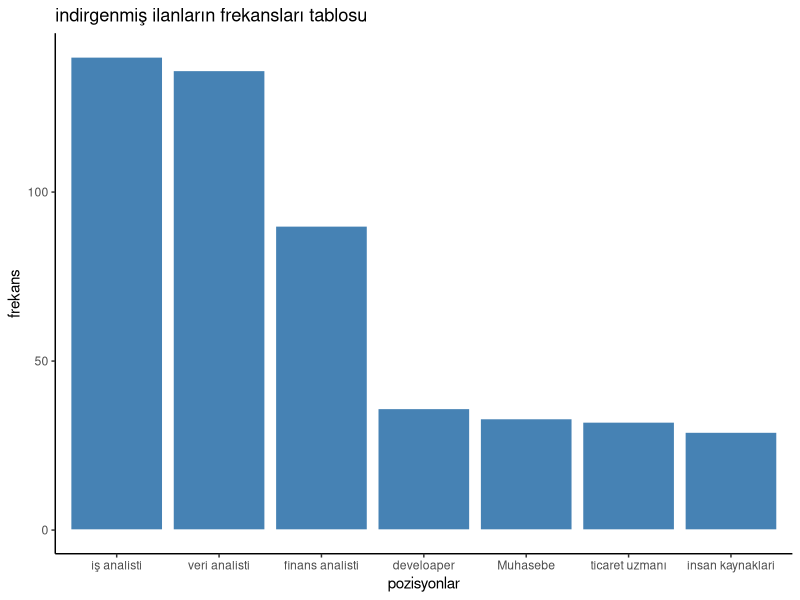
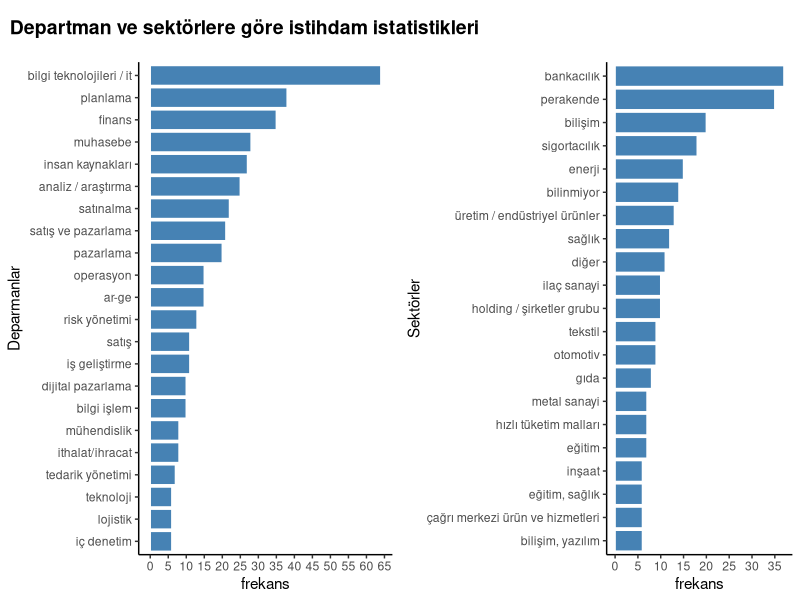
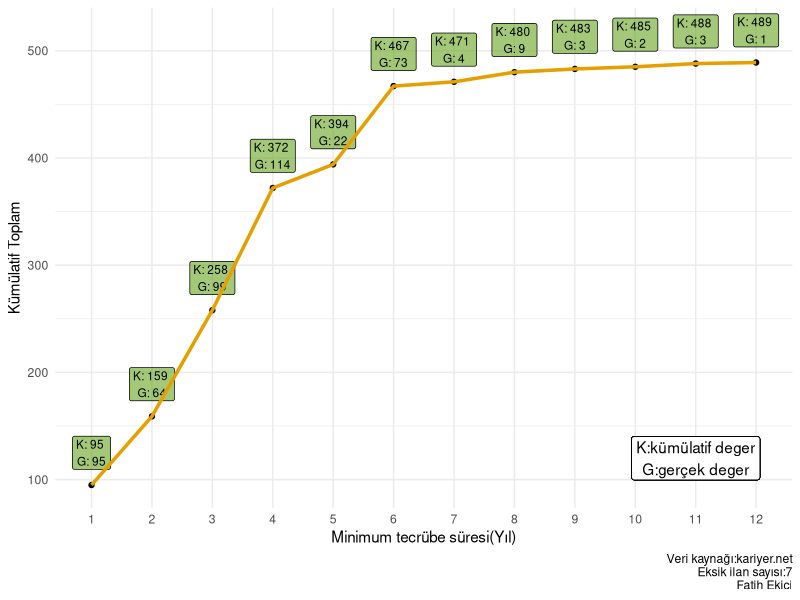
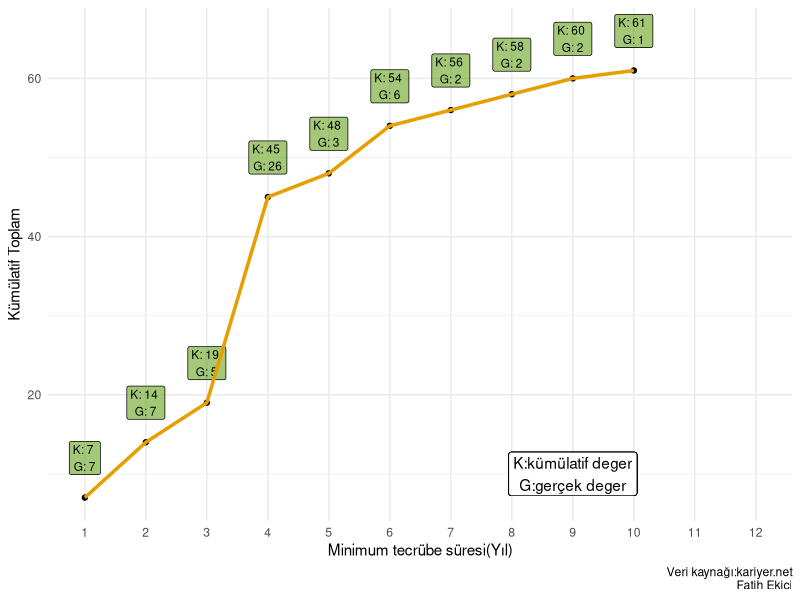

R code for these plots, in order:
## ---- chunk 1
knitr::opts_chunk$set(
  warning = FALSE,
  message = FALSE
)
## ---- chunk 2

library(readr)
library(readxl)
library(tm)
library(htmltools)
library("gridExtra")
library(tidyverse)
library(arsenal)
library("cowplot")
filter<-dplyr::filter
select<-dplyr::select
library(stringr)

## ---- chunk 3
#verinin okutulması ve çakışan ilan durumu için unique ile temizlenmesi. 
mainDF <- read_excel("mainDF.xlsx")
mainDF<-unique(mainDF)
mainDF %>% filter(!grepl("QUALIFICATIONS AND JOB DESCRIPTION",metin))->mainDF
## ---- chunk 4
mainDF %>% 
  group_by(pozisyon) %>% 
  summarise(frekans=n()) %>%
  arrange(-frekans) %>% 
  slice(1:10) %>% 
  kableExtra::kable()

## ---- chunk 5
mainDF %>% 
  group_by(pozisyon_kisa) %>% 
  summarise(frekans=n()) %>% 
  arrange(-frekans) %>%
  rename(`indirgenmiş pozisyon`=pozisyon_kisa)%>%
  kableExtra::kable()
## ---- chunk 6
mainDF %>%
  group_by(pozisyon_kisa) %>%
  summarise(frekans=n()) %>%
  arrange(-frekans) %>% 
  rename(`indirgenmiş pozisyon`=pozisyon_kisa) %>%
  ###plot asamasi
  ggplot(.,aes(x=reorder(`indirgenmiş pozisyon`, -frekans),y=frekans))+
  geom_bar(stat = "identity",col='white',fill='steelblue')+
  labs(x='pozisyonlar',
  title ='indirgenmiş ilanların frekansları tablosu')+
  theme_classic()


## ---- chunk 7
mainDF %>% group_by(`Departman:`) %>% mutate(`Departman:`=tolower(`Departman:`)) %>% summarise(frekans=n()) %>% arrange(-frekans) %>% filter(frekans>5)->freqDepartmanDF

mainDF %>%
  group_by(`Firma Sektörü:`) %>%
  mutate(`Firma Sektörü:` = tolower(`Firma Sektörü:`))  %>%
  select(`Firma Sektörü:`) %>%
  summarise(frekans = n()) %>%
  arrange(-frekans) %>%
  filter(frekans >5) ->freqSektorDF
## ---- chunk 8
knitr::kable(freqDepartmanDF,
             caption = '**Departman ait frekans tablosu**')

knitr::kable(freqSektorDF,
             caption = '**Sektörlere ait frekans tablosu**')
## ---- chunk 9
library(cowplot)
mainDF %>% 
  group_by(`Departman:`) %>%
  mutate(`Departman:`=tolower(`Departman:`)) %>%
  summarise(frekans=n()) %>% arrange(-frekans) %>%
  filter(frekans>5) %>%
  ggplot(.,aes(x=reorder(`Departman:`, frekans),y=frekans))+
 scale_y_continuous(breaks=seq(0,70,5))+
  geom_bar(stat = "identity",col='white',fill='steelblue')+
  labs(x='Deparmanlar')+
  theme_classic()+
  coord_flip()->departmanPlot

freqSektorDF %>%
  mutate(`Firma Sektörü:`=ifelse(is.na(`Firma Sektörü:`),'bilinmiyor',`Firma Sektörü:`)) %>% 
  ggplot(.,aes(x=reorder(`Firma Sektörü:`, frekans),y=frekans))+
  geom_bar(stat = "identity",col='white',fill='steelblue')+
  labs(x='Sektörler')+
  theme_classic()+
  scale_y_continuous(breaks=seq(0,70,5))+
  coord_flip()->sektorPlot

ggdraw() + 
  draw_label(
    "Departman ve sektörlere göre istihdam istatistikleri",
    fontface = 'bold',
    x = 0,
    hjust = 0
  ) +
  theme(
    # add margin on the left of the drawing canvas,
    # so title is aligned with left edge of first plot
    plot.margin = margin(0, 0, 0, 7)
  )->title






mainDF %>% 
  group_by(`Departman:`) %>%
  mutate(`Departman:`=tolower(`Departman:`)) %>%
  summarise(frekans=n()) %>% arrange(-frekans) %>%
  filter(frekans>5) %>%
  ggplot(.,aes(x=reorder(`Departman:`, frekans),y=frekans))+
 scale_y_continuous(breaks=seq(0,70,5))+
  geom_bar(stat = "identity",col='white',fill='steelblue')+
  labs(x='Deparmanlar')+
  theme_classic()+
  coord_flip()->departmanPlot

freqSektorDF %>%
  mutate(`Firma Sektörü:`=ifelse(is.na(`Firma Sektörü:`),'bilinmiyor',`Firma Sektörü:`)) %>% 
  ggplot(.,aes(x=reorder(`Firma Sektörü:`, frekans),y=frekans))+
  geom_bar(stat = "identity",col='white',fill='steelblue')+
  labs(x='Sektörler')+
  theme_classic()+
  scale_y_continuous(breaks=seq(0,70,5))+
  coord_flip()->sektorPlot

cowplot::ggdraw() + 
  draw_label(
    "Departman ve sektörlere göre istihdam istatistikleri",
    fontface = 'bold',
    x = 0,
    hjust = 0
  ) +
  theme(
    # add margin on the left of the drawing canvas,
    # so title is aligned with left edge of first plot
    plot.margin = margin(0, 0, 0, 7)
  )->title






plot_row<-cowplot::plot_grid(departmanPlot, sektorPlot)
cowplot::plot_grid(title,plot_row,nrow=2,
                   rel_heights = c(0.1, 1))

## ---- chunk 10
#Harita grafiği excel'den eklenecektir.R üzerinde bu grafiğin özelleştirmesi problemlidir.
old1 <- "çğşıüöÇĞŞİÖÜ"
new1 <- "cgsiuocgsiou" 
## ---- chunk 11
library(stringr)
 parantezsil<-function(x)gsub("\\s*\\([^\\)]+\\)","",as.character(x))


gsub("İstanbul(Avr.)", "istanbul", mainDF$city , fixed=TRUE)%>%
  gsub("İstanbul(Asya)","istanbul",.,fixed =TRUE ) %>% 
  gsub("İzmir","izmir",.,fixed =TRUE ) %>% 
  parantezsil() %>%
  gsub(" ","",.,fixed = TRUE) %>% 
  strsplit(",") %>% 
  lapply(., function(x)x[!duplicated(x)]) %>% 
  unlist() %>% 
  gsub(" ","",.) %>% 
  tolower() %>%
  table() %>%
  data.frame() %>% 
  rename(il=1,frekans='Freq') %>% 
  arrange(il)->ilFreqDF
 
ilFreqDF %>% kableExtra::kable()
   
## ---- chunk 12
gsub("İstanbul(Avr.)", "istanbul.avrupa", mainDF$city , fixed=TRUE)%>%
  gsub("İstanbul(Asya)","istanbul.asya",.,fixed =TRUE ) %>% 
  gsub("İzmir","izmir",.,fixed =TRUE ) %>% 
  parantezsil() %>%
  gsub(" ","",.,fixed = TRUE) %>% 
  strsplit(",") %>% 
  lapply(., function(x)x[!duplicated(x)]) %>% 
  unlist() %>% 
  gsub(" ","",.) %>% 
  tolower() %>%
  table() %>%
  data.frame() %>% 
  rename(il=1,frekans='Freq') %>% 
  arrange(-frekans)->ilIstanbulFreqDF
ilIstanbulFreqDF[1:2,] %>% kableExtra::kable()
## ---- chunk 13
one_hot<-function(df,col){
  dummy_list<-list(NA)
  unique(as.vector(as.matrix(df[col])))->lvls
  
  
  for(i in 1:length(lvls)){
    ifelse(as.vector(df[col]== lvls[i]),1,NA)->dummy_list[[i]]
    add_column(df, !!(lvls[i]) := dummy_list[[i]])->df
  }
  return(df)
}
## ---- chunk 14
mainDF$`Askerlik Durumu:` %>% unique()
mainDF %>% select(`Askerlik Durumu:`) %>%
  mutate(`Askerlik Durumu:`=case_when(
  grepl('Yapılmadı|Tecilli',mainDF$`Askerlik Durumu:`)~'yapıldı-muaf',
  grepl('Muaf|Yapıldı',mainDF$`Askerlik Durumu:`)~'tecilli-yapılmadı',
  is.na(mainDF$`Askerlik Durumu:`)~NA_character_)) %>%
  group_by(`Askerlik Durumu:`) %>% 
  summarise(`freq`=n()) ->askerlikfrekansdf
  askerlikfrekansdf %>% kableExtra::kable()
askerlikfrekansdf[which(is.na(askerlikfrekansdf$`Askerlik Durumu:`)),]$freq->askerNailanSayisi
## ---- chunk 15
mainDF %>% select(`Tecrübe:`,pozisyon) %>% mutate(min=case_when(
  grepl("En az",mainDF$`Tecrübe:`)~str_extract(mainDF$`Tecrübe:`,'\\d+'),
  grepl("^\\d+",mainDF$`Tecrübe:`)~str_extract(mainDF$`Tecrübe:`,'^\\d+'),
  grepl('tecrübesiz|Tecrübesiz',mainDF$`Tecrübe:`)~"0"),
  max=case_when(
    grepl("En az",mainDF$`Tecrübe:`)~NA_character_,
    grepl('En çok',mainDF$`Tecrübe:`)~str_extract(mainDF$`Tecrübe:`,'\\d+'),
  grepl("^\\d+",mainDF$`Tecrübe:`)~(str_extract_all(mainDF$`Tecrübe:`,'\\d+') %>% 
    lapply(.,function(x){
  ifelse(length(x)>1,x[2],NA)}
) %>% unlist())
  )) ->tecrubeMinMaxDF
## ---- chunk 16
tecrubeMinMaxDF$min %>% 
  as.numeric() %>%
  sort() %>% 
  table(min=.) %>%
  data.frame() %>%
  mutate(min=as.integer(min),
         cumulative_freq=cumsum(Freq))->CumulativeMinExpDf


ggplot(data=CumulativeMinExpDf, aes(x=min, y=cumulative_freq)) +
    geom_point()+
  theme_minimal()+
  geom_label(aes(x = min, y = cumulative_freq+30, label =paste("K:",cumulative_freq,"\nG:",Freq)), fill ="#66A61E",alpha = 0.6,size=3)+
  geom_label(label =
                 "K:kümülatif deger\nG:gerçek deger",x=11,y=120)+
  scale_x_discrete(limits=factor(CumulativeMinExpDf$min))+
  geom_line(color="#E69F00",size=1.2)+
  labs(y ="Kümülatif Toplam",
       x ="Minimum tecrübe süresi(Yıl)",
       caption  = "Veri kaynağı:kariyer.net\nEksik ilan sayısı:7\nFatih Ekici")

  

## ---- chunk 17
tecrubeMinMaxDF[grepl('müdür|yönetici|manager',tolower(tecrubeMinMaxDF$pozisyon)),]$min %>% 
  as.numeric() %>%
  sort() %>% .[.>1] %>% 
  table(min=.) %>%
  data.frame() %>%
  mutate(min=as.integer(min),
         cumulative_freq=cumsum(Freq))->CumulativeMinExpManagerDf

ggplot(data=CumulativeMinExpManagerDf, aes(x=min, y=cumulative_freq)) +
    geom_point()+
  theme_minimal()+
  geom_label(aes(x = min, y = cumulative_freq+5, label =paste("K:",cumulative_freq,"\nG:",Freq)), fill ="#66A61E",alpha = 0.6,size=3)+
  geom_label(label =
                 "K:kümülatif deger\nG:gerçek deger",x=9,y=10)+
  scale_x_discrete(limits=factor(CumulativeMinExpDf$min))+
  geom_line(color="#E69F00",size=1.2)+
  labs(y ="Kümülatif Toplam",
       x ="Minimum tecrübe süresi(Yıl)",
       caption  = "Veri kaynağı:kariyer.net\nFatih Ekici")

## ---- chunk 18
cluster_ilan_main <- read_csv("cluster_ilan_main.csv")
cluster_ilan_main %>% distinct()  %>% filter(urls%in% mainDF$urls)->cluster_ilan_main

cluster_ilan_main %>% group_by(cluster) %>% summarise(Freq=n())
